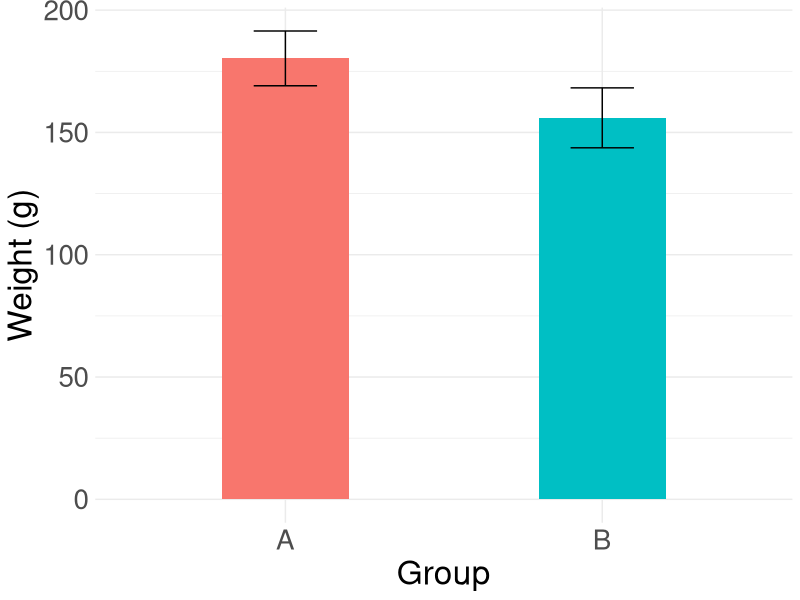

R code for this plot:
###############################################################################
## EXAMPLE 3: Plotting data with a bargraph
## From Tomek & Eisner: Basic Statistics for Life Scientists. https://github.com/jtmff/stats_BSfLS
###############################################################################
library(ggplot2)  
library(Cairo)
# The same data as in the previous example are generated
dataA <- c(171.57, 191.66, 167.33, 201.35, 174.83, 178.04, 181.84, 175.55)
dataB <- c(145.71, 148.38, 169.11, 169.76, 144.23, 162.04, 141.11, 167.39)

# Calculate mean and standard deviation for each group
group1_mean <- mean(dataA)
group1_sd <- sd(dataA)
group2_mean <- mean(dataB)
group2_sd <- sd(dataB)

data_for_bargraph <- data.frame(
  Group = factor(rep(c("A", "B"), each = 1)),
  Mean = c(group1_mean, group2_mean),
  SD = c(group1_sd, group2_sd)
)

plt <- ggplot(data_for_bargraph, aes(x = Group, y = Mean, fill = Group)) +
  geom_bar(stat = "identity", position = position_dodge(width = 0.9), width = 0.4) +
  geom_errorbar(aes(ymin = Mean - SD, ymax = Mean + SD),
                position = position_dodge(width = 0.9),
                width = 0.2) +
  labs(x = "Group", y = "Weight (g)")+
  theme_minimal() +
  theme(
    legend.position = "none",
    axis.text.x = element_text(size = 20),
    axis.text.y = element_text(size = 20),
    axis.title.x = element_text(size = 24),
    axis.title.y = element_text(size = 24)
  )
  

CairoPNG(file = "bar.png", width = 600, height = 400)
print(plt)
dev.off()
